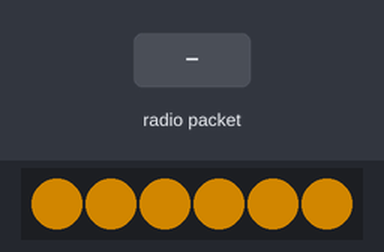
The sketch below on a simulated ESP32. Shown: 6 RGB LEDs in strip order, left to right. The test bench sets the inputs (shaded band). Dim RGB values are drawn brighter than linear; random numbers use the default seed unless the sketch sets one; what the sketch prints to the serial monitor is not drawn.

Above: at 1.2 s.
1.3 s: radio packet "1" arrives
At 1.76 s:
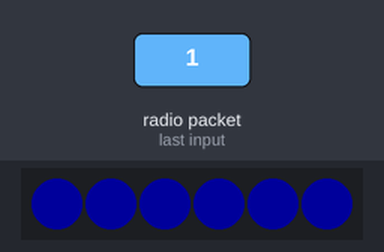
3.7 s: radio packet "0" arrives
At 5.0 s:
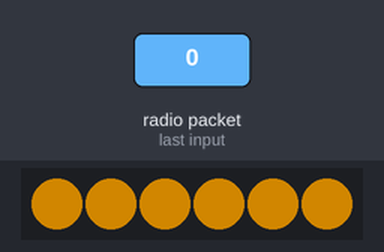
5.4 s: radio packet "2" arrives
At 6.6 s:
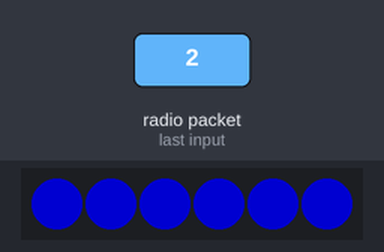
6.9 s: radio packet "1" arrives
At 7.2 s:
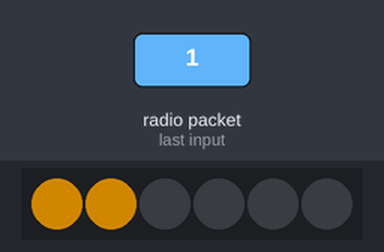
Timing chart, 0 to 9.9 s (numbered marks = the images above; inputs shaded):
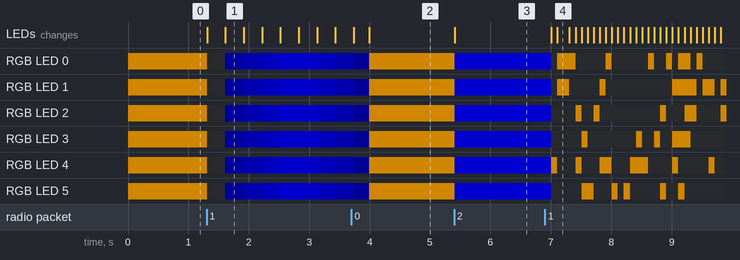

Measured:
- after the input at 1.3 s, RGB LED 0–5: RGB(120, 77, 0) → off at once, → RGB(0, 0, 27) 0.30 s later, → RGB(0, 0, 54) 0.30 s later, → RGB(0, 0, 82) 0.30 s later, … (8 changes in this stretch); the LEDs: first change at once (image 1 shows a later state)
- after the input at 5.4 s, RGB LED 0–5: RGB(120, 77, 0) → RGB(0, 0, 120) at once; the LEDs: change at once (image 3)
- after the input at 6.9 s, RGB LED 0: RGB(0, 0, 120) → off after 0.11 s, → RGB(120, 77, 0) 0.10 s later, → off 0.30 s later, → RGB(120, 77, 0) 0.50 s later, … (13 changes in this stretch); RGB LED 1: RGB(0, 0, 120) → off after 0.11 s, → RGB(120, 77, 0) 0.10 s later, → off 0.20 s later, → RGB(120, 77, 0) 0.50 s later, … (10 changes in this stretch)

The sketch:

HeadControl.ino
```cpp
#include <esp_now.h>
#include <WiFi.h>
#include <FastLED.h>

#define CHANNEL 1
#define LED_PIN     13
#define NUM_LEDS    6
#define BRIGHTNESS  120
#define LED_TYPE    WS2812B
#define COLOR_ORDER GRB
CRGB leds[NUM_LEDS];

unsigned long previousMillis = 0;
unsigned long effectStartMillis = 0;
unsigned long interval = 10000; // 10 seconds
unsigned long effectDuration = 5 * 60 * 1000; // 5 minutes
int currentEffect = 0;
bool effectChanged = false;

// Init ESP Now with fallback
void InitESPNow() {
  WiFi.disconnect();
  if (esp_now_init() == ESP_OK) {
    Serial.println("ESPNow Init Success");
  } else {
    Serial.println("ESPNow Init Failed");
    ESP.restart();
  }
}

// config AP SSID
void configDeviceAP() {
  String Prefix = "Slave:";
  String Mac = WiFi.macAddress();
  String SSID = Prefix + Mac;
  String Password = "123456789";
  bool result = WiFi.softAP(SSID.c_str(), Password.c_str(), CHANNEL, 0);
  if (!result) {
    Serial.println("AP Config failed.");
  } else {
    Serial.println("AP Config Success. Broadcasting with AP: " + String(SSID));
  }
}

void OnDataRecv(const uint8_t *mac_addr, const uint8_t *data, int data_len) {
  char macStr[18];
  snprintf(macStr, sizeof(macStr), "%02x:%02x:%02x:%02x:%02x:%02x",
           mac_addr[0], mac_addr[1], mac_addr[2], mac_addr[3], mac_addr[4], mac_addr[5]);
  Serial.print("Last Packet Recv from: "); Serial.println(macStr);

  int randValue = random(0, 10);
  if (randValue < 6) {  // 60% chance
    currentEffect = (randValue % 3 == 0) ? 0 : (randValue % 3 == 1) ? 3 : 4;
  } else {  // 40% chance
    currentEffect = random(1, 6);
    if (currentEffect == 0 || currentEffect == 3 || currentEffect == 4) {
      currentEffect = 6; // Ensure the case doesn't overlap with 0, 3, 4
    }
  }

  effectStartMillis = millis();  // Record the time the effect was changed
  effectChanged =
  Serial.print(currentEffect);
}

void setup() {
  // Initialize serial communication
  Serial.begin(115200);
  Serial.println("ESPNow - Slave");
  WiFi.mode(WIFI_AP);
  configDeviceAP();
  Serial.print("AP MAC: "); Serial.println(WiFi.softAPmacAddress());
  InitESPNow();
  esp_now_register_recv_cb(OnDataRecv);

  // LED Setup
  FastLED.addLeds<LED_TYPE, LED_PIN, COLOR_ORDER>(leds, NUM_LEDS).setCorrection(TypicalLEDStrip);
  FastLED.setBrightness(BRIGHTNESS);
}

void loop() {
  unsigned long currentMillis = millis();

  if (effectChanged && (currentMillis - effectStartMillis >= effectDuration)) {
    currentEffect = 0;  // Switch back to case 0 after 5 minutes
    effectChanged = false;
  }

  switch (currentEffect) {
    case 0: solidColor(CRGB::Orange); break;
    case 1: solidColor(CRGB::Blue); break;
    case 2: solidColor(CRGB::Red); break;
    case 3: solidColor(CRGB(255, 223, 196)); break; // Warm White
    case 4: sparkle(CRGB::Orange); break;
    case 5: rapidPulseB(CRGB::Blue); break;
    case 6: rapidPulseR(CRGB::Red); break;
  }

  FastLED.show();
}

void solidColor(CRGB color) {
  fill_solid(leds, NUM_LEDS, color);
}

void sparkle(CRGB color) {
  for (int i = 0; i < NUM_LEDS; i++) {
    leds[i] = (random(10) < 3) ? color : CRGB::Black; // 30% chance to sparkle
  }
  delay(100);
}

void rapidPulseB(CRGB color) {
 for (int brightness = 0; brightness <= 255; brightness++) {
    fill_solid(leds, NUM_LEDS, CRGB(0, 0, brightness)); // Blue
    FastLED.show();
    delay(5);
  }
   for (int brightness = 255; brightness >= 0; brightness--) {
    fill_solid(leds, NUM_LEDS, CRGB(0, 0, brightness)); // Blue
    FastLED.show();
    delay(5);
   }
}

void rapidPulseR(CRGB color) {
 for (int brightness = 0; brightness <= 255; brightness++) {
    fill_solid(leds, NUM_LEDS, CRGB(brightness,0,0)); // Blue
    FastLED.show();
    delay(5);
  }
   for (int brightness = 255; brightness >= 0; brightness--) {
    fill_solid(leds, NUM_LEDS, CRGB(brightness,0,0)); // Blue
    FastLED.show();
    delay(5);
   }
}
```
